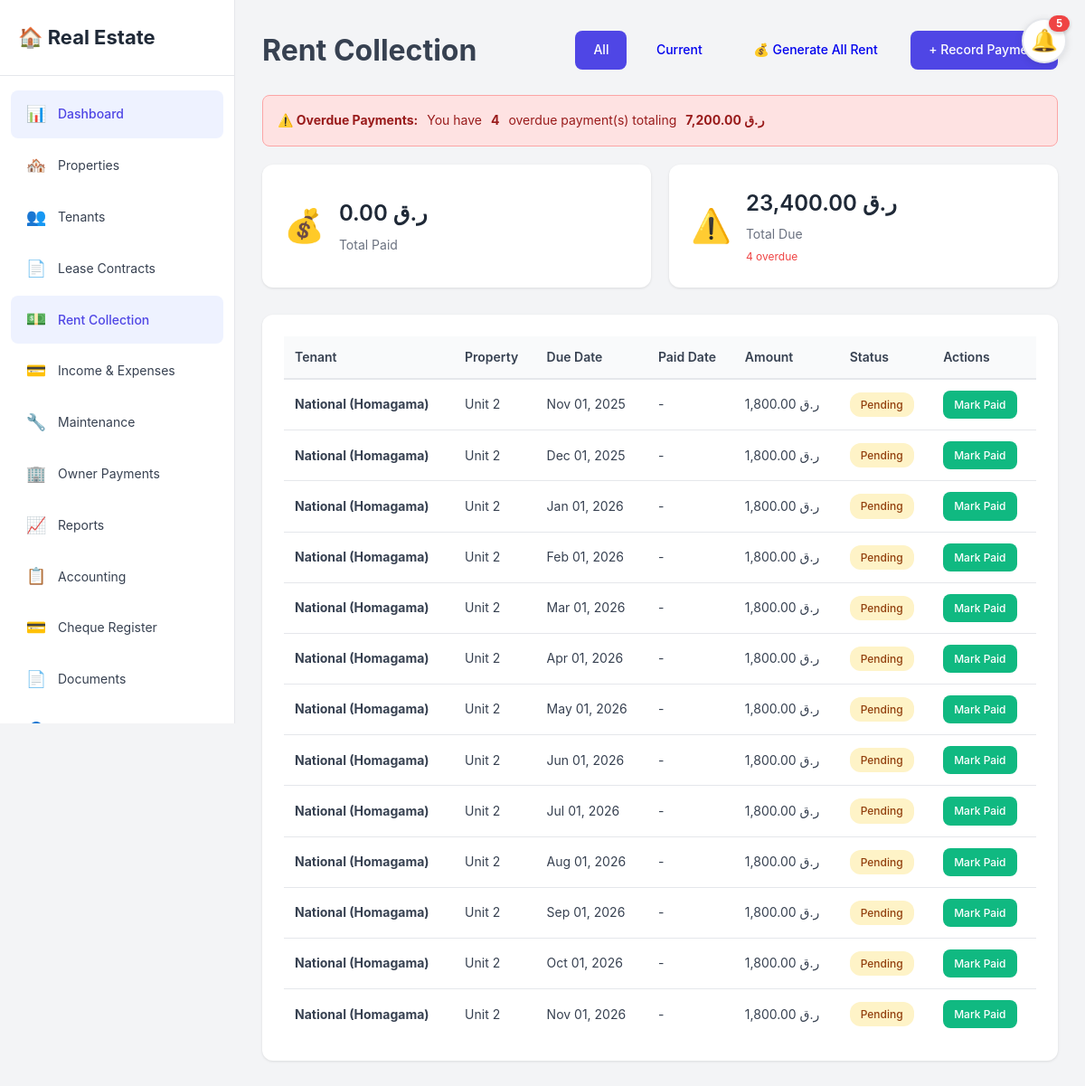
The page /rent/index.php?filter=all (signed in) on the database its author committed.
### tables this page shows
CREATE TABLE `rent_payments` (
  `id` int(11) NOT NULL,
  `tenant_id` int(11) NOT NULL,
  `property_id` int(11) NOT NULL,
  `amount` decimal(10,2) NOT NULL,
  `due_date` date NOT NULL,
  `paid_date` date DEFAULT NULL,
  `cheque_number` varchar(50) DEFAULT NULL,
  `payment_method` enum('Cash','Check','Cheque','Bank Transfer','Credit Card','Online','Other') DEFAULT 'Cash',
  `status` enum('Pending','Paid','Overdue','Partial') DEFAULT 'Pending',
  `reference_number` varchar(100) DEFAULT NULL,
  `notes` text DEFAULT NULL,
  `created_at` timestamp NOT NULL DEFAULT current_timestamp(),
  `updated_at` timestamp NOT NULL DEFAULT current_timestamp() ON UPDATE current_timestamp()
);

CREATE TABLE `tenants` (
  `id` int(11) NOT NULL,
  `property_id` int(11) DEFAULT NULL,
  `first_name` varchar(100) NOT NULL,
  `last_name` varchar(100) NOT NULL,
  `email` varchar(255) DEFAULT NULL,
  `phone` varchar(20) DEFAULT NULL,
  `alternate_phone` varchar(20) DEFAULT NULL,
  `qatar_id` varchar(20) DEFAULT NULL,
  `move_in_date` date DEFAULT NULL,
  `move_out_date` date DEFAULT NULL,
  `lease_start` date DEFAULT NULL,
  `lease_end` date DEFAULT NULL,
  `monthly_rent` decimal(10,2) NOT NULL,
  `security_deposit` decimal(10,2) DEFAULT NULL,
  `status` enum('Active','Past','Pending') DEFAULT 'Active',
  `emergency_contact_name` varchar(100) DEFAULT NULL,
  `emergency_contact_phone` varchar(20) DEFAULT NULL,
  `notes` text DEFAULT NULL,
  `created_at` timestamp NOT NULL DEFAULT current_timestamp(),
  `updated_at` timestamp NOT NULL DEFAULT current_timestamp() ON UPDATE current_timestamp()
);

CREATE TABLE `properties` (
  `id` int(11) NOT NULL,
  `user_id` int(11) NOT NULL,
  `parent_property_id` int(11) DEFAULT NULL,
  `unit_name` varchar(100) DEFAULT NULL,
  `is_unit` tinyint(1) DEFAULT 0,
  `owner_name` varchar(255) DEFAULT NULL,
  `owner_contact` varchar(255) DEFAULT NULL,
  `owner_email` varchar(255) DEFAULT NULL,
  `owner_phone` varchar(20) DEFAULT NULL,
  `monthly_rent_to_owner` decimal(10,2) DEFAULT 0.00,
  `property_name` varchar(255) NOT NULL,
  `address` varchar(500) NOT NULL,
  `city` varchar(100) NOT NULL,
  `state` varchar(100) DEFAULT NULL,
  `zip_code` varchar(20) DEFAULT NULL,
  `country` varchar(100) DEFAULT 'Qatar',
  `property_type` enum('Apartment','House','Condo','Townhouse','Commercial','Other') NOT NULL,
  `bedrooms` int(11) DEFAULT NULL,
  `bathrooms` decimal(3,1) DEFAULT NULL,
  `square_feet` int(11) DEFAULT NULL,
  `purchase_price` decimal(12,2) DEFAULT NULL,
  `current_value` decimal(12,2) DEFAULT NULL,
  `purchase_date` date DEFAULT NULL,
  `default_rent` decimal(10,2) DEFAULT 0.00,
  `status` enum('Vacant','Occupied','Under Maintenance') DEFAULT 'Vacant',
  `notes` text DEFAULT NULL,
  `created_at` timestamp NOT NULL DEFAULT current_timestamp(),
  `updated_at` timestamp NOT NULL DEFAULT current_timestamp() ON UPDATE current_timestamp()
);

### includes/notifications.php (called while the page is built, shortened)
<?php
function getNotifications($user_id, $conn = null) {
    if ($conn === null) {
        $conn = getDBConnection();
    }
    $notifications = [];
    $today = date('Y-m-d');
    $overdue_count = $conn->query("SELECT COUNT(*) as count FROM rent_payments rp
        INNER JOIN tenants t ON rp.tenant_id = t.id
        INNER JOIN properties p ON rp.property_id = p.id
        WHERE p.user_id = $user_id
        AND rp.status = 'Pending'
        AND rp.due_date < '$today'")->fetch_assoc()['count'];
    if ($overdue_count > 0) {
        $overdue_amount = $conn->query("SELECT COALESCE(SUM(amount), 0) as total FROM rent_payments rp
            INNER JOIN properties p ON rp.property_id = p.id
            WHERE p.user_id = $user_id
            AND rp.status = 'Pending'
            AND rp.due_date < '$today'")->fetch_assoc()['total'];
        $notifications[] = [
            'type' => 'danger',
            'icon' => '⚠️',
            'title' => 'Overdue Rent Payments',
            'message' => $overdue_count . ' payment(s) totaling ' . formatCurrency($overdue_amount),
            'link' => BASE_URL . '/rent/index.php?filter=overdue',
            'count' => $overdue_count
        ];
    }
    $upcoming_7days = $conn->query("SELECT COUNT(*) as count FROM rent_payments rp
        INNER JOIN tenants t ON rp.tenant_id = t.id
        INNER JOIN properties p ON rp.property_id = p.id
        WHERE p.user_id = $user_id
        AND rp.status = 'Pending'
        AND rp.due_date >= '$today'
        AND rp.due_date <= DATE_ADD('$today', INTERVAL 7 DAY)")->fetch_assoc()['count'];
    if ($upcoming_7days > 0) {
        $notifications[] = [
            'type' => 'warning',
            'icon' => '📅',
            'title' => 'Rent Due Soon',
            'message' => $upcoming_7days . ' payment(s) due in the next 7 days',
            'link' => BASE_URL . '/rent/index.php',
            'count' => $upcoming_7days
        ];
    }
    return $notifications;
}
?>

### config/config.php (called while the page is built, shortened)
<?php
function isLoggedIn() {
    return isset($_SESSION['user_id']) && !empty($_SESSION['user_id']);
}
function getCurrentUserId() {
    return isset($_SESSION['user_id']) ? $_SESSION['user_id'] : null;
}
function getCurrencySymbol($currency_code) {
    $currencies = [
        'USD' => '$',
        'QAR' => 'ر.ق',
        'SAR' => 'ر.س',
        'AED' => 'د.إ',
        'EUR' => '€',
        'GBP' => '£',
        'CAD' => 'C$',
        'AUD' => 'A$',
        'JPY' => '¥',
        'INR' => '₹',
        'PKR' => '₨',
        'EGP' => 'E£',
        'BHD' => '.د.ب',
        'KWD' => 'د.ك',
        'OMR' => 'ر.ع.',
    ];
    return isset($currencies[$currency_code]) ? $currencies[$currency_code] : '$';
}
function getUserCurrency() {
    if (isset($_SESSION['user_currency'])) {
        return $_SESSION['user_currency'];
    }
    return $currency;
}
function formatCurrency($amount, $currency_code = null) {
    if ($currency_code === null) {
        $currency_code = getUserCurrency();
    }
    $symbol = getCurrencySymbol($currency_code);
    $formatted = number_format($amount, 2);
    $rtl_currencies = ['QAR', 'SAR', 'AED', 'BHD', 'KWD', 'OMR'];
    if (in_array($currency_code, $rtl_currencies)) {
        return $formatted . ' ' . $symbol;
    } else {
        return $symbol . $formatted;
    }
}
function formatDate($date) {
    return date('M d, Y', strtotime($date));
}
?>

### rent/index.php (the view, shortened to what this page needs)
<?php
require_once '../config/config.php';
$conn = getDBConnection();
$user_id = getCurrentUserId();
$filter = isset($_GET['filter']) ? $_GET['filter'] : 'current';
$where_clause = "p.user_id = $user_id";
$rent_payments = $conn->query("SELECT rp.*, t.first_name, t.last_name, t.email, t.phone, p.property_name
    FROM rent_payments rp
    INNER JOIN tenants t ON rp.tenant_id = t.id
    INNER JOIN properties p ON rp.property_id = p.id
    WHERE $where_clause
    ORDER BY rp.due_date ASC, rp.status ASC");
if ($filter == 'all') {
    $total_due = $conn->query("SELECT COALESCE(SUM(amount), 0) as total FROM rent_payments rp
        INNER JOIN properties p ON rp.property_id = p.id
        WHERE p.user_id = $user_id AND rp.status != 'Paid'")->fetch_assoc()['total'];
    $total_paid = $conn->query("SELECT COALESCE(SUM(amount), 0) as total FROM rent_payments rp
        INNER JOIN properties p ON rp.property_id = p.id
        WHERE p.user_id = $user_id AND rp.status = 'Paid'")->fetch_assoc()['total'];
}
include '../includes/header.php';
?>
<div class="page-actions">
    <h1>Rent Collection</h1>
    <div>
        <div style="display: inline-block; margin-left: 12px;">
            <a href="index.php?filter=all" class="btn <?php echo $filter == 'all' ? 'btn-primary' : ''; ?>" style="margin-right: 8px;">All</a>
            <a href="index.php?filter=current" class="btn <?php echo $filter == 'current' ? 'btn-primary' : ''; ?>">Current</a>
        </div>
        <a href="?generate_all_rent=1" class="btn btn-info" style="margin-left: 12px;" onclick="return confirm('This will generate rent payments for all active tenants from their lease start to current month. Continue?');">💰 Generate All Rent</a>
        <a href="add.php" class="btn btn-primary" style="margin-left: 12px;">+ Record Payment</a>
    </div>
</div>
<?php
$overdue_count = $conn->query("SELECT COUNT(*) as total FROM rent_payments rp
    INNER JOIN properties p ON rp.property_id = p.id
    WHERE p.user_id = $user_id AND (rp.status = 'Overdue' OR (rp.status = 'Pending' AND rp.due_date < '$today'))")->fetch_assoc()['total'];
$overdue_amount = $conn->query("SELECT COALESCE(SUM(amount), 0) as total FROM rent_payments rp
    INNER JOIN properties p ON rp.property_id = p.id
    WHERE p.user_id = $user_id AND (rp.status = 'Overdue' OR (rp.status = 'Pending' AND rp.due_date < '$today'))")->fetch_assoc()['total'];
if ($overdue_count > 0): ?>
    <div class="alert alert-error" style="background: #fee2e2; border: 1px solid #fca5a5; color: #991b1b; padding: 16px; border-radius: 8px; margin-bottom: 20px;">
        <strong>⚠️ Overdue Payments:</strong> You have <strong><?php echo $overdue_count; ?></strong> overdue payment(s) totaling <strong><?php echo formatCurrency($overdue_amount); ?></strong>
    </div>
<?php endif; ?>
<div class="stats-grid" style="margin-bottom: 30px;">
    <div class="stat-card">
        <div class="stat-icon">💰</div>
        <div class="stat-content">
            <h3><?php echo formatCurrency($total_paid); ?></h3>
            <p>Total Paid</p>
        </div>
    </div>
    <div class="stat-card">
        <div class="stat-icon">⚠️</div>
        <div class="stat-content">
            <h3><?php echo formatCurrency($total_due); ?></h3>
            <p>Total Due</p>
            <?php if (isset($overdue_count) && $overdue_count > 0): ?>
                <p style="font-size: 12px; color: #ef4444; margin-top: 4px;"><?php echo $overdue_count; ?> overdue</p>
            <?php endif; ?>
        </div>
    </div>
</div>
<div class="content-card">
    <div class="card-body">
        <?php if ($rent_payments->num_rows > 0): ?>
            <div class="table-responsive">
                <table class="data-table">
                    <thead>
                        <tr>
                            <th>Tenant</th>
                            <th>Property</th>
                            <th>Due Date</th>
                            <th>Paid Date</th>
                            <th>Amount</th>
                            <th>Status</th>
                            <th>Actions</th>
                        </tr>
                    </thead>
                    <tbody>
                        <?php while ($rent = $rent_payments->fetch_assoc()): ?>
                            <tr>
                                <td><strong><?php echo htmlspecialchars($rent['first_name'] . ' ' . $rent['last_name']); ?></strong></td>
                                <td><?php echo htmlspecialchars($rent['property_name']); ?></td>
                                <td><?php echo formatDate($rent['due_date']); ?></td>
                                <td><?php echo $rent['paid_date'] ? formatDate($rent['paid_date']) : '-'; ?></td>
                                <td><?php echo formatCurrency($rent['amount']); ?></td>
                                <td>
                                    <span class="badge badge-<?php
                                        echo $rent['status'] == 'Paid' ? 'success' :
                                            ($rent['status'] == 'Overdue' ? 'danger' : 'warning');
                                    ?>">
                                        <?php echo htmlspecialchars($rent['status']); ?>
                                    </span>
                                </td>
                                <td>
                                    <?php if ($rent['status'] != 'Paid'): ?>
                                        <a href="?mark_paid=<?php echo $rent['id']; ?>&filter=<?php echo urlencode($filter); ?>"
                                           class="btn btn-success" style="padding: 6px 12px; font-size: 12px;">Mark Paid</a>
                                    <?php else: ?>
                                        <span class="text-muted">-</span>
                                    <?php endif; ?>
                                </td>
                            </tr>
                        <?php endwhile; ?>
                    </tbody>
                </table>
            </div>
        <?php else: ?>
            <div class="text-center" style="padding: 60px 20px;">
                <p class="text-muted" style="font-size: 18px;">No rent payments <?php echo $filter == 'current' ? 'for current month' : 'found'; ?></p>
            </div>
        <?php endif; ?>
    </div>
</div>
<?php include '../includes/footer.php'; ?>

### assets/css/style.css (style rules this page uses)
* { margin: 0; padding: 0; box-sizing: border-box; }
:root { --primary-color: #4f46e5; --primary-hover: #4338ca; --secondary-color: #6366f1; --success-color: #10b981; --danger-color: #ef4444; --warning-color: #f59e0b; --info-color: #3b82f6; --dark-color: #1f2937; --light-color: #f9fafb; --border-color: #e5e7eb; --text-color: #374151; --text-muted: #6b7280; --sidebar-width: 260px; --header-height: 70px; }
body { font-family: -apple-system, BlinkMacSystemFont, 'Segoe UI', Roboto, 'Helvetica Neue', Arial, sans-serif; background-color: #f3f4f6; color: var(--text-color); line-height: 1.6; }
.alert { padding: 12px 16px; border-radius: 10px; margin-bottom: 20px; display: flex; align-items: center; gap: 10px; font-size: 14px; animation: fadeInUp 0.5s ease-out; }
.alert-error { background: #fee2e2; color: #991b1b; border: 1px solid #fecaca; }
.stats-grid { display: grid; grid-template-columns: repeat(auto-fit, minmax(200px, 1fr)); gap: 20px; margin-bottom: 30px; }
.stat-card { background: white; border-radius: 12px; padding: 24px; display: flex; align-items: center; box-shadow: 0 1px 3px rgba(0, 0, 0, 0.1); transition: transform 0.2s, box-shadow 0.2s; }
.stat-icon { font-size: 36px; margin-right: 16px; }
.stat-content h3 { font-size: 24px; font-weight: 600; margin-bottom: 4px; color: var(--dark-color); }
.stat-content p { font-size: 14px; color: var(--text-muted); }
.dashboard-card, .content-card { background: white; border-radius: 12px; box-shadow: 0 1px 3px rgba(0, 0, 0, 0.1); overflow: hidden; }
.card-body { padding: 24px; }
.btn { display: inline-block; padding: 10px 20px; border: none; border-radius: 8px; font-size: 14px; font-weight: 500; cursor: pointer; text-decoration: none; transition: all 0.2s; text-align: center; }
.btn-primary { background-color: var(--primary-color); color: white; }
.btn-success { background-color: var(--success-color); color: white; }
.table-responsive { overflow-x: auto; }
.data-table { width: 100%; border-collapse: collapse; font-size: 14px; }
.data-table thead { background-color: var(--light-color); }
.data-table th { padding: 12px; text-align: left; font-weight: 600; color: var(--text-color); border-bottom: 2px solid var(--border-color); }
.data-table td { padding: 12px; border-bottom: 1px solid var(--border-color); }
.data-table tbody tr:last-child td { border-bottom: none; }
.badge { display: inline-block; padding: 4px 12px; border-radius: 12px; font-size: 12px; font-weight: 500; }
.badge-warning { background-color: #fef3c7; color: #92400e; }
.alert { padding: 14px 18px; border-radius: 8px; margin-bottom: 20px; font-size: 14px; animation: slideInDown 0.4s ease-out; backdrop-filter: blur(10px); }
.alert-error { background: rgba(239, 68, 68, 0.2); color: #ffffff; border: 1px solid rgba(239, 68, 68, 0.4); backdrop-filter: blur(10px); margin-bottom: 20px; }
.page-actions { display: flex; justify-content: space-between; align-items: center; margin-bottom: 24px; }

### rows shown on the page
rent_payments: tenant.last_name "National (Homagama)", property.property_name "Unit 2", due_date "Nov 01, 2025", amount "1,800.00 ر.ق", status "Pending"
rent_payments: tenant.last_name "National (Homagama)", property.property_name "Unit 2", due_date "Dec 01, 2025", amount "1,800.00 ر.ق", status "Pending"
rent_payments: tenant.last_name "National (Homagama)", property.property_name "Unit 2", due_date "Jan 01, 2026", amount "1,800.00 ر.ق", status "Pending"
rent_payments: tenant.last_name "National (Homagama)", property.property_name "Unit 2", due_date "Feb 01, 2026", amount "1,800.00 ر.ق", status "Pending"
rent_payments: tenant.last_name "National (Homagama)", property.property_name "Unit 2", due_date "Mar 01, 2026", amount "1,800.00 ر.ق", status "Pending"
rent_payments: tenant.last_name "National (Homagama)", property.property_name "Unit 2", due_date "Apr 01, 2026", amount "1,800.00 ر.ق", status "Pending"
rent_payments: tenant.last_name "National (Homagama)", property.property_name "Unit 2", due_date "May 01, 2026", amount "1,800.00 ر.ق", status "Pending"
rent_payments: tenant.last_name "National (Homagama)", property.property_name "Unit 2", due_date "Jun 01, 2026", amount "1,800.00 ر.ق", status "Pending"
rent_payments: tenant.last_name "National (Homagama)", property.property_name "Unit 2", due_date "Jul 01, 2026", amount "1,800.00 ر.ق", status "Pending"
rent_payments: tenant.last_name "National (Homagama)", property.property_name "Unit 2", due_date "Aug 01, 2026", amount "1,800.00 ر.ق", status "Pending"
rent_payments: tenant.last_name "National (Homagama)", property.property_name "Unit 2", due_date "Sep 01, 2026", amount "1,800.00 ر.ق", status "Pending"
rent_payments: tenant.last_name "National (Homagama)", property.property_name "Unit 2", due_date "Oct 01, 2026", amount "1,800.00 ر.ق", status "Pending"
rent_payments: tenant.last_name "National (Homagama)", property.property_name "Unit 2", due_date "Nov 01, 2026", amount "1,800.00 ر.ق", status "Pending"

### other values the page prints
$notification_count "5"
$overdue_count "4"
formatCurrency($overdue_amount) "7,200.00 ر.ق"
formatCurrency($total_paid) "0.00 ر.ق"
formatCurrency($total_due) "23,400.00 ر.ق"
